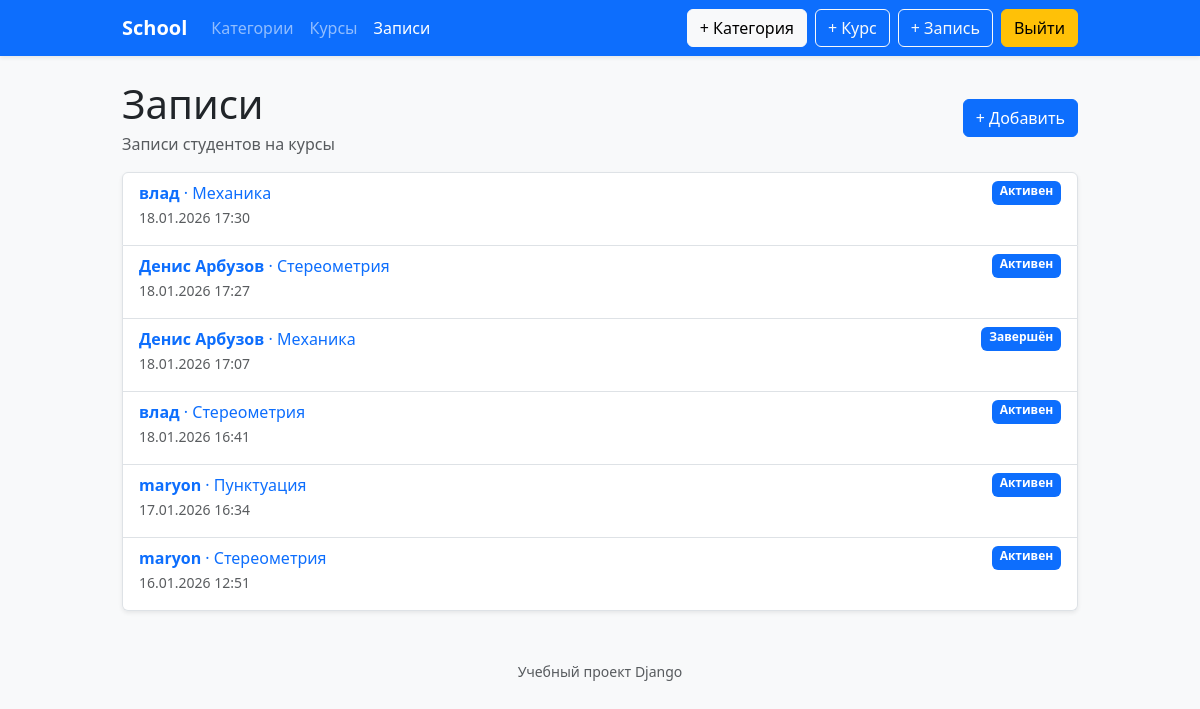
The page /enrollments/ (signed in) on the database its author committed.
### school/models.py (models this page shows, shortened)
class Enrollment(models.Model):
    STATUS_CHOICES = [
        ('active', 'Активен'),
        ('finished', 'Завершён'),
        ('canceled', 'Отменён'),
    ]
    user = models.ForeignKey(
        User,
        on_delete=models.CASCADE,
        verbose_name="Пользователь"
    )
    course = models.ForeignKey(
        Course,
        on_delete=models.CASCADE,
        verbose_name="Курс"
    )
    enrolled_at = models.DateTimeField("Дата записи", auto_now_add=True)
    status = models.CharField(
        "Статус",
        max_length=20,
        choices=STATUS_CHOICES,
        default='active'
    )
    class Meta:
        verbose_name = "Запись на курс"
        verbose_name_plural = "Записи на курсы"
        unique_together = ('user', 'course')

class Course(models.Model):
    LEVEL_CHOICES = [
        ("beginner", "Начальный"),
        ("intermediate", "Средний"),
        ("advanced", "Продвинутый"),
    ]
    category = models.ForeignKey(
        Category,
        on_delete=models.CASCADE,
        verbose_name="Категория"
    )
    teacher = models.ForeignKey(
        User,
        on_delete=models.SET_NULL,
        null=True,
        verbose_name="Преподаватель"
    )
    title = models.CharField("Название курса", max_length=255)
    description = models.TextField("Описание")
    image = models.ImageField(
        "Обложка курса",
        upload_to="courses/",
        blank=True,
        null=True,
    )
    price = models.DecimalField("Цена", max_digits=8, decimal_places=2)
    level = models.CharField(
        "Уровень",
        max_length=20,
        choices=LEVEL_CHOICES,
        default="beginner",
    )
    start_date = models.DateField("Дата старта", default=timezone.now)
    end_date = models.DateField("Дата окончания", default=timezone.now)
    is_published = models.BooleanField("Опубликован", default=True)
    created_at = models.DateTimeField("Дата создания", auto_now_add=True)
    updated_at = models.DateTimeField("Дата обновления", auto_now=True)
    history = HistoricalRecords()
    class Meta:
        verbose_name = "Курс"
        verbose_name_plural = "Курсы"
        constraints = [
            models.UniqueConstraint(
                fields=["category", "title"],
                name="unique_course_title_per_category",
            )
        ]

### school/views.py (the view)
# urls.py: path("enrollments/", EnrollmentListView.as_view(), name="enrollment_list"),
class EnrollmentListView(LoginRequiredMixin, ListView):
    model = Enrollment
    template_name = "school/enrollment_list.html"
    context_object_name = "enrollments"
    paginate_by = 10
    def get_queryset(self):
        queryset = Enrollment.objects.select_related("user", "course", "course__category")
        if self.request.user.is_staff:
            return queryset.order_by("-enrolled_at")
        return queryset.filter(
            models.Q(user=self.request.user) | models.Q(course__teacher=self.request.user)
        ).order_by("-enrolled_at")

### school/templates/school/enrollment_list.html (shortened to what this page needs)
{% extends "school/base.html" %}
{% block content %}
  <div class="d-flex justify-content-between align-items-center mb-3">
    <div>
      <h1 class="mb-1">Записи</h1>
      <p class="text-muted mb-0">Записи студентов на курсы</p>
    </div>
    <a class="btn btn-primary" href="{% url 'school:enrollment_add' %}">
      + Добавить
    </a>
  </div>
  {% if enrollments %}
    <div class="list-group shadow-sm">
      {% for enrollment in enrollments %}
        <div class="list-group-item">
          <div class="d-flex justify-content-between">
            <div>
              <a class="text-decoration-none" href="{% url 'school:enrollment_detail' enrollment.pk %}">
                <strong>
                  {{ enrollment.user.get_full_name|default:enrollment.user.username }}
                </strong>
                · {{ enrollment.course.title }}
              </a>
            </div>
            <span class="badge text-bg-primary">{{ enrollment.get_status_display }}</span>
          </div>
          <small class="text-muted">{{ enrollment.enrolled_at|date:"d.m.Y H:i" }}</small>
        </div>
      {% endfor %}
    </div>
  {% else %}
    <div class="alert alert-info">
      Записей пока нет.
    </div>
  {% endif %}
{% endblock %}

### school/static/school/styles.css (style rules this page uses)
.btn { transition: transform 0.12s ease, box-shadow 0.12s ease, filter 0.12s ease; }
.list-group-item { transition: background-color 0.12s ease, box-shadow 0.12s ease; }

### rows shown on the page
Enrollment: user.get_full_name "влад", course "Механика", status "Активен", enrolled_at "18.01.2026 17:30"
Enrollment: user.get_full_name "Денис Арбузов", course "Стереометрия", status "Активен", enrolled_at "18.01.2026 17:27"
Enrollment: user.get_full_name "Денис Арбузов", course "Механика", status "Завершён", enrolled_at "18.01.2026 17:07"
Enrollment: user.get_full_name "влад", course "Стереометрия", status "Активен", enrolled_at "18.01.2026 16:41"
Enrollment: user.get_full_name "maryon", course "Пунктуация", status "Активен", enrolled_at "17.01.2026 16:34"
Enrollment: user.get_full_name "maryon", course "Стереометрия", status "Активен", enrolled_at "16.01.2026 12:51"
